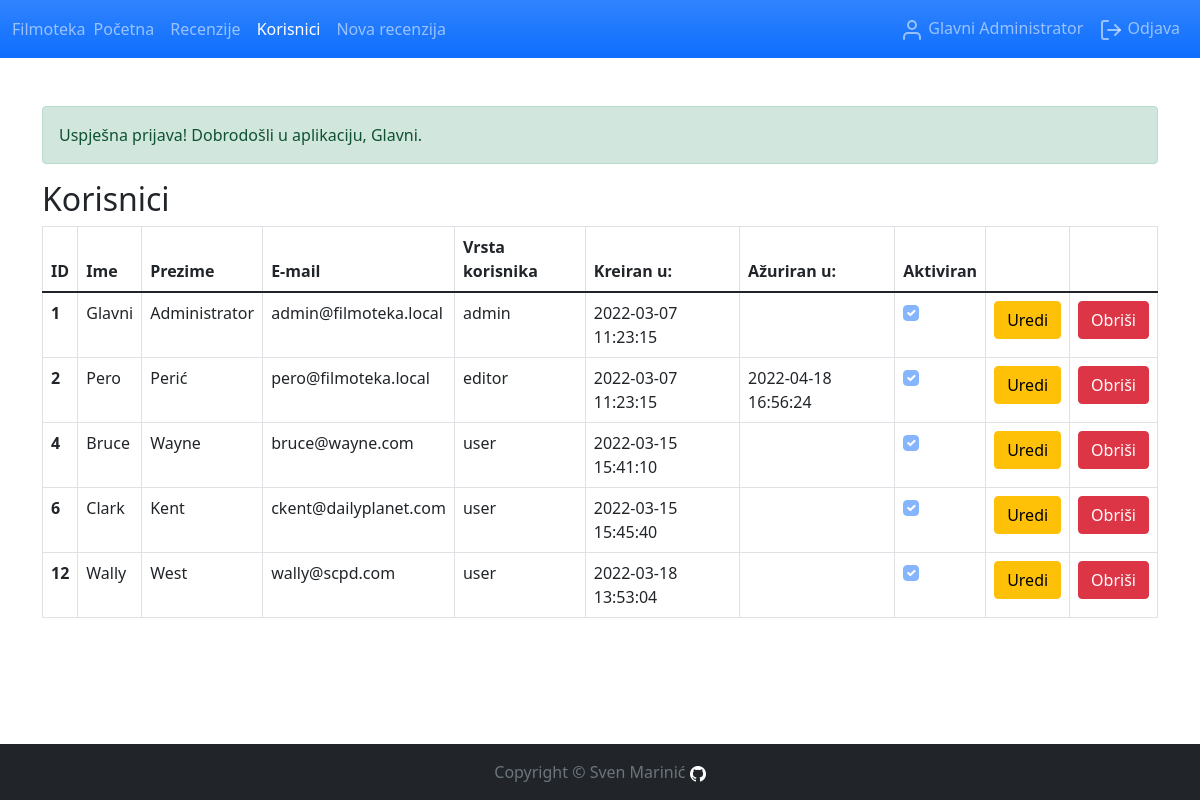
/users.php (signed in), run on the app's committed database.
### tables this page shows
CREATE TABLE `users` (
  `id` int(11) NOT NULL,
  `first_name` varchar(50) NOT NULL,
  `last_name` varchar(50) NOT NULL,
  `email` varchar(50) NOT NULL,
  `password` char(255) NOT NULL,
  `created_at` datetime NOT NULL DEFAULT current_timestamp(),
  `updated_at` datetime DEFAULT NULL,
  `is_enabled` tinyint(1) NOT NULL DEFAULT 1,
  `role_id` int(11) NOT NULL
);

CREATE TABLE `roles` (
  `id` int(11) NOT NULL,
  `name` varchar(50) NOT NULL
);

### php/users.controller.php (called while the page is built, shortened)
<?php
function getUsers() {
  $conn = createConnection();
  $sql = "SELECT users.id, first_name, last_name, email, created_at, updated_at, is_enabled, roles.name AS user_role FROM users, roles WHERE users.role_id = roles.id";
  $result = $conn->query($sql);
  $data = [];
  while ($row = $result->fetch_assoc()) {
      $data[] = $row;
  }
  return $data;
}

### users.php (the view, shortened to what this page needs)
<?php
require_once(APP_ROOT . '/php/users.controller.php');
require_once(APP_ROOT . '/components/head.component.php');
?>
<body class="d-flex flex-column h-100">
  <?php
  include(APP_ROOT . '/components/navbar.component.php');
  ?>
  <main class="flex-shrink-0">
    <div class="container py-5 h-100">
      <?php
      echo (showAlertMessage());
      ?>
      <h2>Korisnici</h2>
      <table class="table table-bordered">
        <thead>
          <tr>
            <th scope="col">ID</th>
            <th scope="col">Ime</th>
            <th scope="col">Prezime</th>
            <th scope="col">E-mail</th>
            <th scope="col">Vrsta korisnika</th>
            <th scope="col">Kreiran u:</th>
            <th scope="col">Ažuriran u:</th>
            <th scope="col">Aktiviran</th>
            <th scope="col"></th>
            <th scope="col"></th>
          </tr>
        </thead>
        <tbody>
          <?php
          require_once(APP_ROOT . '/php/users.controller.php');
          $users = getUsers();
          foreach ($users as $user) {
            $checkboxStatus = '';
            if ($user['is_enabled']) {
              $checkboxStatus = 'checked';
            }
            echo ('
              <tr>
                <th scope="row">' . $user['id'] . '</th>
                <td>' . $user['first_name'] . '</td>
                <td>' . $user['last_name'] . '</td>
                <td>' . $user['email'] . '</td>
                <td>' . $user['user_role'] . '</td>
                <td>' . $user['created_at'] . '</td>
                <td>' . $user['updated_at'] . '</td>
                <td><div class="form-check form-check-inline"><input class="form-check-input" type="checkbox" id="user_enabled_checkbox" ' . $checkboxStatus . ' disabled/></div></td>
                <td><a class="btn btn-warning" href="edit_user.php?user_id=' . $user['id'] . '">Uredi</a></td>
                <td><form class="form-inline" action="users.php" method="post"><input type="hidden" name="delete_user_id" value="' . $user['id'] . '"><button class="btn btn-danger" type="submit">Obriši</button></form></td>
              </tr>');
          }
          ?>
        </tbody>
      </table>
    </div>
  </main>
  <?php
  include(APP_ROOT . '/components/footer.component.php');
  ?>
</body>
</html>

### data on the page
users: id "1", first_name "Glavni", last_name "Administrator", email "admin@filmoteka.local", role.name "admin", created_at "2022-03-07 11:23:15"
users: id "2", first_name "Pero", last_name "Perić", email "pero@filmoteka.local", role.name "editor", created_at "2022-03-07 11:23:15", updated_at "2022-04-18 16:56:24"
users: id "4", first_name "Bruce", last_name "Wayne", email "bruce@wayne.com", role.name "user", created_at "2022-03-15 15:41:10"
users: id "6", first_name "Clark", last_name "Kent", email "ckent@dailyplanet.com", role.name "user", created_at "2022-03-15 15:45:40"
users: id "12", first_name "Wally", last_name "West", email "wally@scpd.com", role.name "user", created_at "2022-03-18 13:53:04"

### other printed values
$_SESSION['first_name'] "Glavni"
$_SESSION['last_name'] "Administrator"
$_SESSION['alert_message'] "Uspješna prijava! Dobrodošli u aplikaciju, Glavni."
